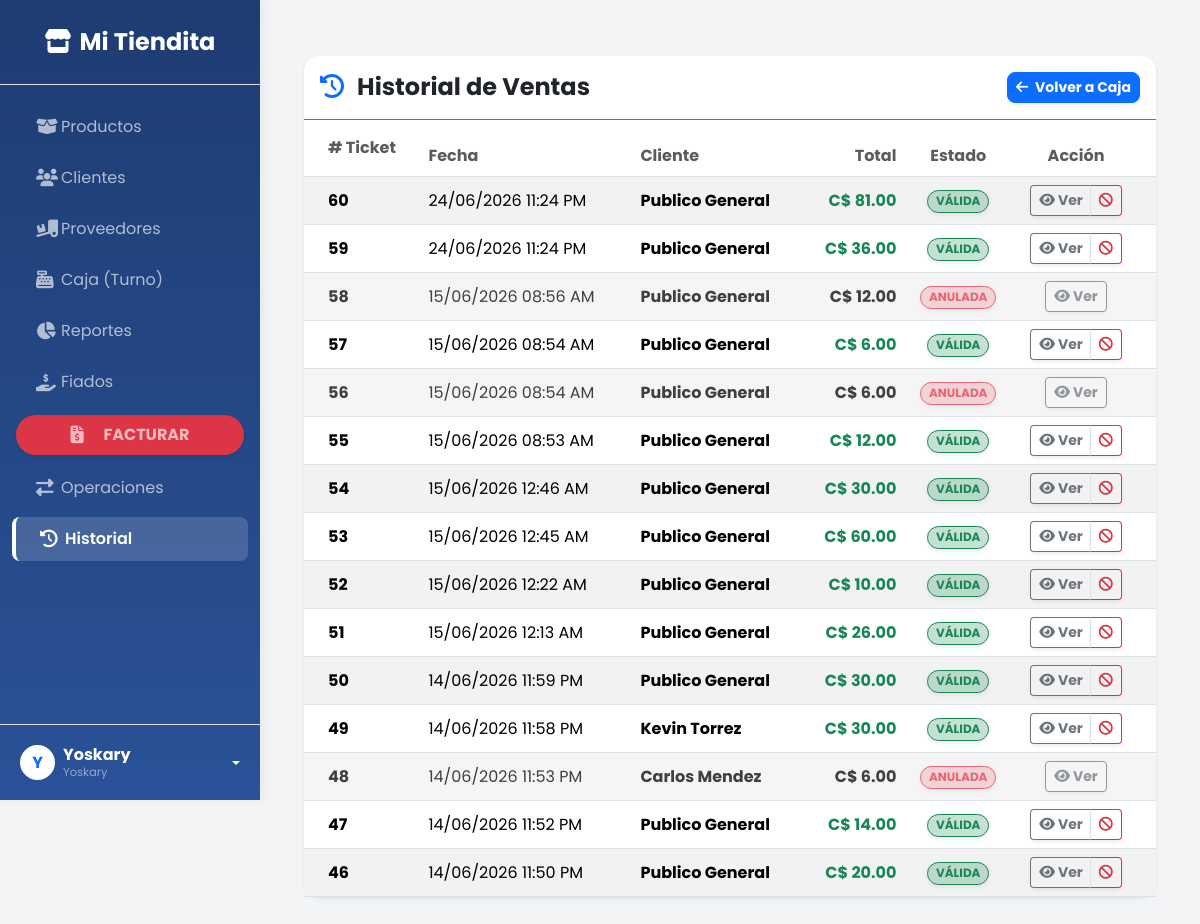
/historial/ (signed in), run on the app's committed database.
### tienda/models.py (models this page shows, shortened)
class Facturas(models.Model):
    id_factura = models.AutoField(primary_key=True)
    FechaHora = models.DateTimeField(auto_now_add=True)
    cliente = models.ForeignKey(Clientes, on_delete=models.CASCADE)
    Total = models.DecimalField(max_digits=10, decimal_places=2)
    CostoEnvio = models.DecimalField(max_digits=10, decimal_places=2, default=0)
    anulada = models.BooleanField(default=False)
    en_deuda = models.BooleanField(default=False)  # True = Me debe, False = Ya pagó

class Clientes(models.Model):
    id_cliente = models.IntegerField(db_column='id_cliente', primary_key=True)
    nombre = models.CharField(db_column='nombre', max_length=100)
    apellido = models.CharField(db_column='apellido', max_length=100, blank=True, null=True)
    correo = models.CharField(db_column='correo', max_length=150, blank=True, null=True)
    activo = models.BooleanField(db_column='activo', default=True)
    esocasional = models.BooleanField(db_column='EsOcasional', default=False)
    class Meta:
        managed = True
        db_table = 'Clientes'

### tienda/views.py (the view)
    def wrapper(request, *args, **kwargs):
        if 'user_id' not in request.session:
            return redirect('login')
        return view_func(request, *args, **kwargs)

### tienda/views.py (called while the page is built)
def login_requerido(view_func):
    def wrapper(request, *args, **kwargs):
        if 'user_id' not in request.session:
            return redirect('login')
        return view_func(request, *args, **kwargs)
    return wrapper

@login_requerido
def historial_facturas_view(request):
    facturas = Facturas.objects.all().order_by('-FechaHora')
    return render(request, 'tienda/historial_facturas.html', {'facturas': facturas})

### tienda/templates/tienda/historial_facturas.html (shortened to what this page needs)
{% extends 'tienda/base.html' %}
{% load static %}
{% block content %}
<div class="container mt-4">
    <div class="card shadow-sm border-0 card-custom" style="border-radius: 15px;">
        <div class="card-header border-bottom border-secondary bg-transparent d-flex justify-content-between align-items-center py-3" style="border-radius: 15px 15px 0 0;">
            <h4 class="m-0 fw-bold"><i class="fas fa-history text-primary me-2"></i> Historial de Ventas</h4>
            <div class="d-flex gap-2">
                <a href="{% url 'facturacion_view' %}" class="btn btn-primary btn-sm fw-bold shadow-sm" style="border-radius: 8px;">
                    <i class="fas fa-arrow-left me-1"></i> Volver a Caja
                </a>
            </div>
        </div>
        <div class="card-body p-0">
            <div class="table-responsive">
                <table class="table table-hover table-striped mb-0 align-middle">
                    <thead class="border-bottom">
                        <tr>
                            <th class="ps-4 py-3 text-muted"># Ticket</th>
                            <th class="text-muted">Fecha</th>
                            <th class="text-muted">Cliente</th>
                            <th class="text-end text-muted">Total</th>
                            <th class="text-center text-muted">Estado</th>
                            <th class="text-center pe-4 text-muted">Acción</th>
                        </tr>
                    </thead>
                    <tbody>
                        {% for f in facturas %}
                        <tr class="{% if f.anulada %}text-danger opacity-75{% endif %}">
                            <td class="ps-4 fw-bold">{{ f.id_factura }}</td>
                            <td>{{ f.FechaHora|date:"d/m/Y h:i A" }}</td>
                            <td class="fw-bold">
                                {{ f.cliente.nombre }} {{ f.cliente.apellido|default:"" }}
                            </td>
                            <td class="text-end fw-bold {% if not f.anulada %}text-success{% endif %}">
                                C$ {{ f.Total }}
                            </td>
                            <td class="text-center">
                                {% if f.anulada %}
                                    <span class="badge bg-danger bg-opacity-25 text-danger border border-danger px-2 rounded-pill shadow-sm">ANULADA</span>
                                {% else %}
                                    <span class="badge bg-success bg-opacity-25 text-success border border-success px-2 rounded-pill shadow-sm">VÁLIDA</span>
                                {% endif %}
                            </td>
                            <td class="text-center pe-4">
                                <div class="btn-group shadow-sm rounded">
                                    <a href="{% url 'factura_recibo' f.id_factura %}?src=historial" class="btn btn-sm btn-outline-secondary fw-bold {% if not f.anulada %}border-end-0{% endif %}" title="Ver Recibo">
                                        <i class="fas fa-eye"></i> Ver
                                    </a>
                                    {% if not f.anulada %}
                                    <button type="button" class="btn btn-sm btn-outline-danger fw-bold border-start" title="Anular Factura"
                                            data-bs-toggle="modal" data-bs-target="#modalAnularFactura"
                                            data-id="{{ f.id_factura }}" data-cliente="{{ f.cliente.nombre }}">
                                        <i class="fas fa-ban"></i>
                                    </button>
                                    {% endif %}
                                </div>
                            </td>
                        </tr>
                        {% endfor %}
                    </tbody>
                </table>
            </div>
        </div>
    </div>
</div>
{% endblock %}

### tienda/templates/tienda/base.html (style rules this page uses)
body { font-family: 'Poppins', sans-serif; transition: background-color 0.3s, color 0.3s; }
[data-bs-theme="light"] body { background-color: #f3f4f6; color: #212529; }
.card { border-radius: 12px; box-shadow: 0 4px 6px rgba(0,0,0,0.05); }

### data on the page
Facturas: id_factura "60", FechaHora "24/06/2026 11:24 PM", cliente.nombre "Publico", cliente.apellido "General", Total "81.00", anulada "VÁLIDA"
Facturas: id_factura "59", FechaHora "24/06/2026 11:24 PM", cliente.nombre "Publico", cliente.apellido "General", Total "36.00", anulada "VÁLIDA"
Facturas: id_factura "58", FechaHora "15/06/2026 08:56 AM", cliente.nombre "Publico", cliente.apellido "General", Total "12.00", anulada "ANULADA"
Facturas: id_factura "57", FechaHora "15/06/2026 08:54 AM", cliente.nombre "Publico", cliente.apellido "General", Total "6.00", anulada "VÁLIDA"
Facturas: id_factura "56", FechaHora "15/06/2026 08:54 AM", cliente.nombre "Publico", cliente.apellido "General", Total "6.00", anulada "ANULADA"
Facturas: id_factura "55", FechaHora "15/06/2026 08:53 AM", cliente.nombre "Publico", cliente.apellido "General", Total "12.00", anulada "VÁLIDA"
Facturas: id_factura "54", FechaHora "15/06/2026 12:46 AM", cliente.nombre "Publico", cliente.apellido "General", Total "30.00", anulada "VÁLIDA"
Facturas: id_factura "53", FechaHora "15/06/2026 12:45 AM", cliente.nombre "Publico", cliente.apellido "General", Total "60.00", anulada "VÁLIDA"
Facturas: id_factura "52", FechaHora "15/06/2026 12:22 AM", cliente.nombre "Publico", cliente.apellido "General", Total "10.00", anulada "VÁLIDA"
Facturas: id_factura "51", FechaHora "15/06/2026 12:13 AM", cliente.nombre "Publico", cliente.apellido "General", Total "26.00", anulada "VÁLIDA"
Facturas: id_factura "50", FechaHora "14/06/2026 11:59 PM", cliente.nombre "Publico", cliente.apellido "General", Total "30.00", anulada "VÁLIDA"
Facturas: id_factura "49", FechaHora "14/06/2026 11:58 PM", cliente.nombre "Kevin", cliente.apellido "Torrez", Total "30.00", anulada "VÁLIDA"
Facturas: id_factura "48", FechaHora "14/06/2026 11:53 PM", cliente.nombre "Carlos", cliente.apellido "Mendez", Total "6.00", anulada "ANULADA"
Facturas: id_factura "47", FechaHora "14/06/2026 11:52 PM", cliente.nombre "Publico", cliente.apellido "General", Total "14.00", anulada "VÁLIDA"
Facturas: id_factura "46", FechaHora "14/06/2026 11:50 PM", cliente.nombre "Publico", cliente.apellido "General", Total "20.00", anulada "VÁLIDA"

### other printed values
{{ request.session.user_nombre|slice:":1"|upper }} "Y"
{{ request.session.user_nombre }} "Yoskary"
{{ request.session.user_rol }} "Yoskary"
